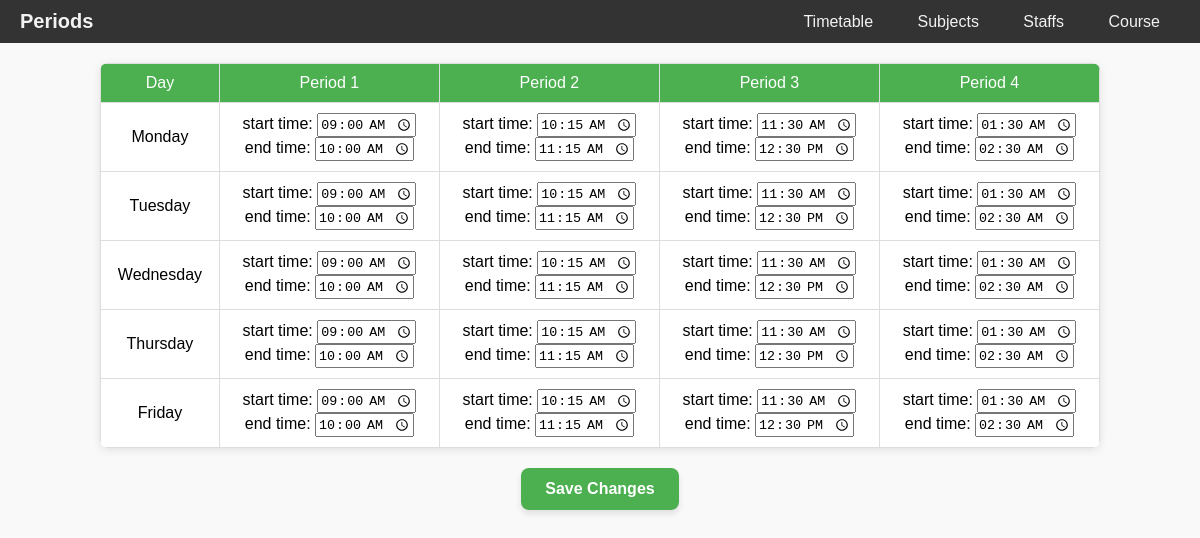
The page /periods/ on the database its author committed.
### timetableApp/models.py (models this page shows, shortened)
class Period(models.Model):
    DAY_CHOICES = [
        ('Monday', 'Monday'),
        ('Tuesday', 'Tuesday'),
        ('Wednesday', 'Wednesday'),
        ('Thursday', 'Thursday'),
        ('Friday', 'Friday'),
    ]
    day = models.CharField(max_length=10, choices=DAY_CHOICES)
    period_number = models.PositiveSmallIntegerField(default=1)
    start_time = models.TimeField(blank=True, null=True)
    end_time = models.TimeField(blank=True, null=True)
    class Meta:
        unique_together = ('day', 'period_number')

### timetableApp/views.py (the view, shortened to what this page needs)
# urls.py: path('periods/', views.period_list, name='period_list'),
def period_list(request):
    periods = Period.objects.all()
    days = ['Monday', 'Tuesday', 'Wednesday', 'Thursday', 'Friday']
    period_numbers = range(1, 5)
    return render(request, 'timetable/period_list.html', {'periods': periods, 'days': days, 'period_numbers': period_numbers})

### templates/timetable/period_list.html (shortened to what this page needs)
<!DOCTYPE html>
<html lang="en">
<head>
</head>
<body>
    <div class="navbar">
        <div class="heading">Periods</div>
        <div>
            <a href="{% url 'timetable_list' %}">Timetable</a>
            <a href="{% url 'subject_list' %}">Subjects</a>
            <a href="{% url 'staff_list' %}">Staffs</a>
            <a href="{% url 'course_list' %}">Course</a>
        </div>
    </div>
    <form method="post">
        <table>
            <tr>
                <th>Day</th>
                {% for period_number in period_numbers %}
                    <th>Period {{ period_number }}</th>
                {% endfor %}
            </tr>
            {% for day in days %}
                <tr>
                    <td>{{ day }}</td>
                    {% for period_number in period_numbers %}
                        <td>
                            {% for period in periods %}
                                {% if period.day == day and period.period_number == period_number %}
                                   start time:  <input type="time" name="start_time_{{ period.pk }}" value="{{ period.start_time|time:"H:i" }}">
                                    <br>
                                   end time:  <input type="time" name="end_time_{{ period.pk }}" value="{{ period.end_time|time:"H:i" }}">
                                {% endif %}
                            {% endfor %}
                        </td>
                    {% endfor %}
                </tr>
            {% endfor %}
        </table>
        <button type="submit" class="save-btn">Save Changes</button>
    </form>
</body>
</html>

### templates/timetable/period_list.html (style rules this page uses)
body { font-family: Arial, sans-serif; margin: 0; padding: 0; background-color: #f9f9f9; }
.navbar { background-color: #333; display: flex; align-items: center; justify-content: space-between; padding: 10px 20px; color: #f2f2f2; }
.navbar .heading { font-weight: bold; font-size: 20px; }
.navbar a { color: #f2f2f2; padding: 10px; text-decoration: none; margin: 0 10px; }
table { width: 90%; max-width: 1000px; margin: 20px auto; border-collapse: collapse; box-shadow: 0 2px 8px rgba(0, 0, 0, 0.1); border-radius: 8px; overflow: hidden; }
th, td { padding: 10px; border: 1px solid #ddd; text-align: center; background-color: #fff; }
th { background-color: #4CAF50; color: white; font-weight: normal; }
.save-btn { display: block; margin: 20px auto; padding: 12px 24px; background-color: #4CAF50; color: #fff; font-size: 16px; font-weight: bold; border: none; border-radius: 8px; cursor: pointer; transition: background-color 0.3s ease, transform 0.2s ease; box-shadow: 0 4px 6px rgba(0, 0, 0, 0.1); }

### rows shown on the page
Period: start_time "09:00", end_time "10:00"
Period: start_time "10:15", end_time "11:15"
Period: start_time "11:30", end_time "12:30"
Period: start_time "01:30", end_time "02:30"
Period: start_time "09:00", end_time "10:00"
Period: start_time "10:15", end_time "11:15"
Period: start_time "11:30", end_time "12:30"
Period: start_time "01:30", end_time "02:30"
Period: start_time "09:00", end_time "10:00"
Period: start_time "10:15", end_time "11:15"
Period: start_time "11:30", end_time "12:30"
Period: start_time "01:30", end_time "02:30"
Period: start_time "09:00", end_time "10:00"
Period: start_time "10:15", end_time "11:15"
Period: start_time "11:30", end_time "12:30"
Period: start_time "01:30", end_time "02:30"
Period: start_time "09:00", end_time "10:00"
Period: start_time "10:15", end_time "11:15"
Period: start_time "11:30", end_time "12:30"
Period: start_time "01:30", end_time "02:30"

### other values the page prints
{{ period_number }} "1" "2" "3" "4"
{{ day }} "Monday" "Tuesday" "Wednesday" "Thursday" "Friday"
